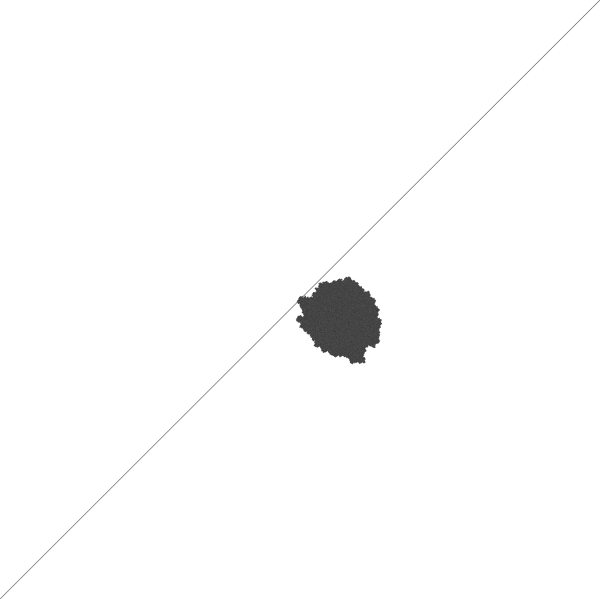
#> input picture turmites/img/10173-2e30.png, 600 x 599 px
$ python roundf.py ../img/10173-2e30.png
#> lines starting #> are read from the running program, lines starting #| are printed output that depends on the picture; after the words box and inside, x2 and y2 are one past the last pixel; in counts of white or black regions, pixels touching at a corner belong together
"""Круглость по любым pgm-файлам (как round.py, но пути явно): R σ(r)/R A/πR² диаг/ось."""
import sys,math
from PIL import Image
import numpy as np
for f in sys.argv[1:]:
    a=np.array(Image.open(f)).astype(float); m=a<128; ys,xs=np.nonzero(m); cy,cx=ys.mean(),xs.mean(); rr=[]
#> after `m = a < 128`:
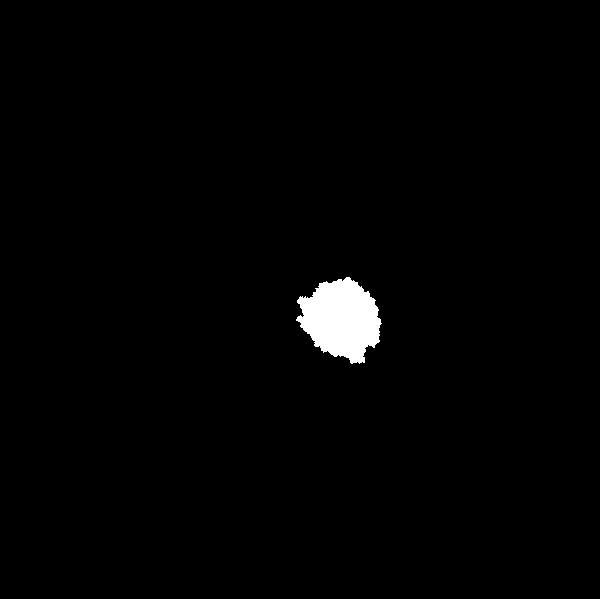
#> m: shape (599, 600) bool; 1.4% white; 1 white region, box (x1, y1, x2, y2) and area: (296, 277, 382, 364) 4970
#> after `ys, xs = np.nonzero(m)`: ys = 4970 values from 277 to 363; xs = 4970 values, max 381 at index 2879, min 296 at index 2465, mean 340.9
#> after `cy, cx = (ys.mean(), xs.mean())`: cy = 318.8; cx = 340.9
    for th in np.linspace(0,2*math.pi,360,endpoint=False):
        dx,dy=math.cos(th),math.sin(th); t=0
        while True:
            x,y=int(cx+dx*t),int(cy+dy*t)
            if not(0<=x<a.shape[1] and 0<=y<a.shape[0]) or not m[y,x]: break
            t+=0.5
        rr.append(t)
#> after the loop, rr = 360 values, max 50.5 at index 62, min 34.5 at index 128, mean 39.81
    rr=np.array(rr); R=rr.mean(); ax=rr[[0,90,180,270]].mean(); dg=rr[[45,135,225,315]].mean()
#> after `R = rr.mean()`: R = 39.81
#> after `ax = rr[[0, 90, 180, 270]].mean()`: ax = 40.5
#> after `dg = rr[[45, 135, 225, 315]].mean()`: dg = 38.62
    print(f.split('/')[-1], 'R=%.0f σ/R=%.3f A/πR²=%.3f диаг/ось=%.3f'%(R,rr.std()/R,m.sum()/(math.pi*R*R),dg/ax))
#| 10173-2e30.png R=40 σ/R=0.080 A/πR²=0.998 диаг/ось=0.954

$ run again, on turmites/img/11113-1e9.png
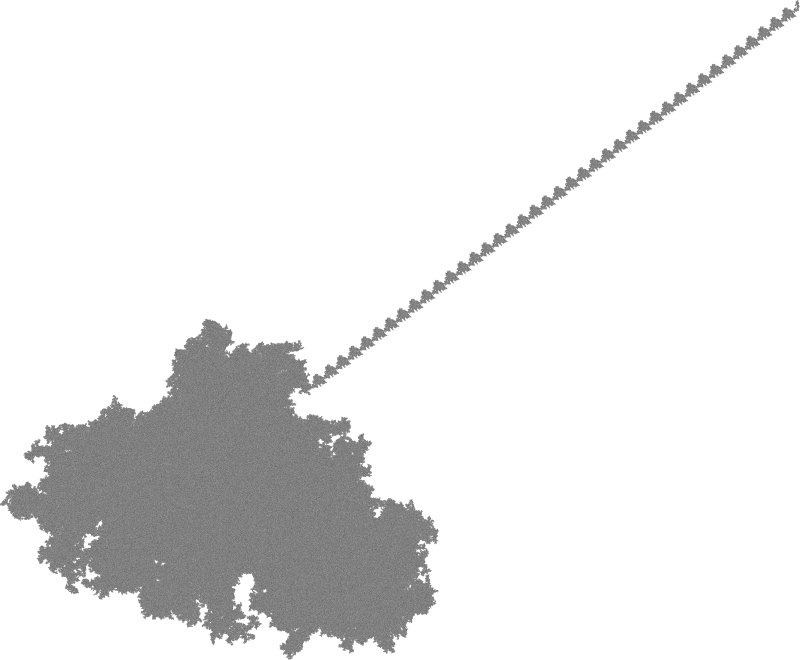
#> input picture turmites/img/11113-1e9.png, 800 x 660 px
#> `m = a < 128`:
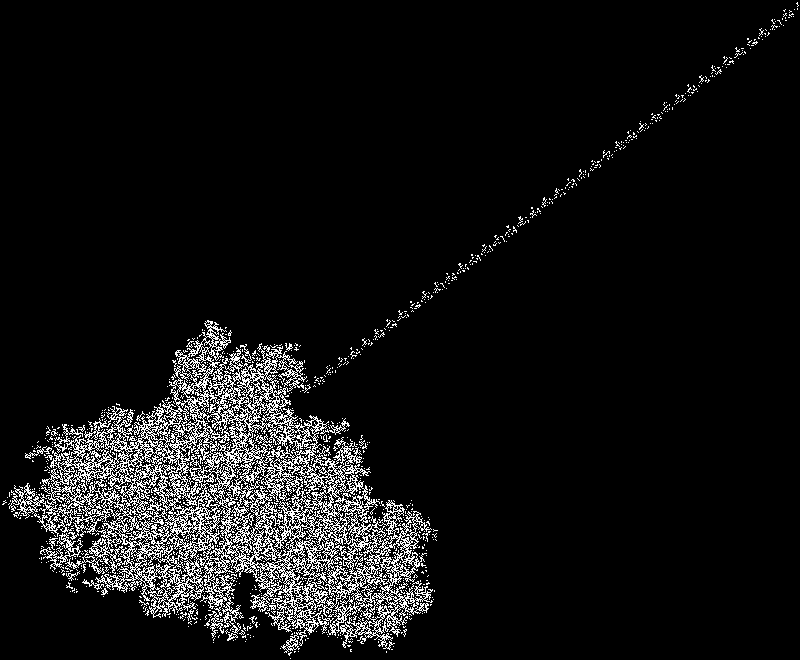
#> m: shape (660, 800) bool; 7.4% white in thin lines or dots
#> cy = 495.2; cx = 241.5
#> after the loop `for th in np.linspace(0,2*math.pi,360,endpoint=False):`: rr = 360 values from 0 to 0
#> R = 0
#| 11113-1e9.png R=0 σ/R=nan A/πR²=inf диаг/ось=nan

$ run again, on turmites/img/11256-1e10.png
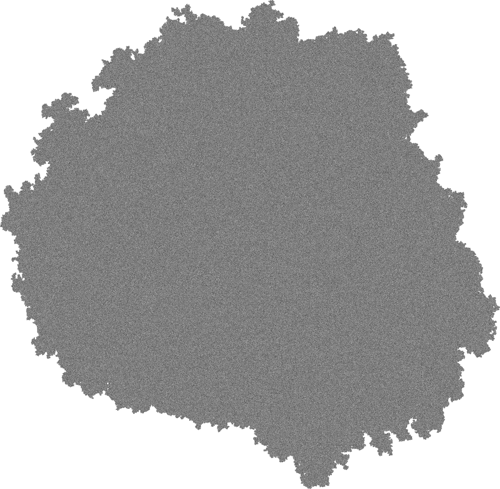
#> input picture turmites/img/11256-1e10.png, 500 x 489 px
#> `m = a < 128`:
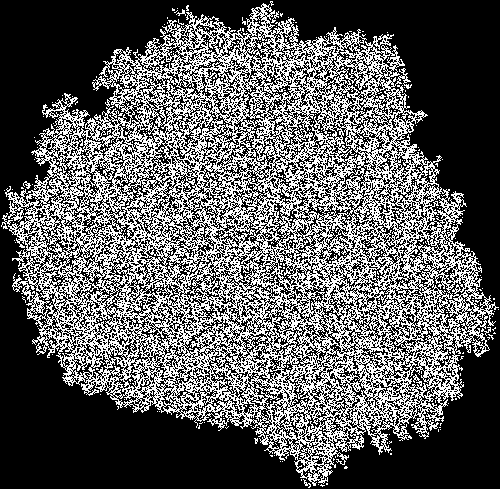
#> m: shape (489, 500) bool; 36.2% white in thin lines or dots
#> cy = 241.5; cx = 252.7
#> after the loop `for th in np.linspace(0,2*math.pi,360,endpoint=False):`: rr = 360 values from 0 to 0
#> R = 0
#| 11256-1e10.png R=0 σ/R=nan A/πR²=inf диаг/ось=nan

$ run again, on turmites/img/2845-2e32.png
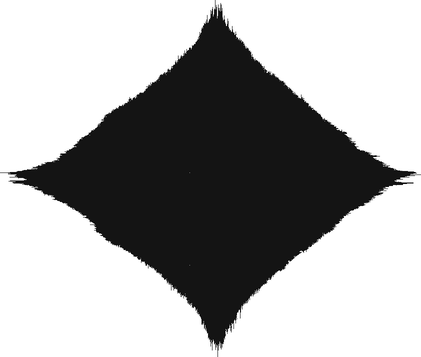
#> input picture turmites/img/2845-2e32.png, 421 x 357 px
#> `m = a < 128`:
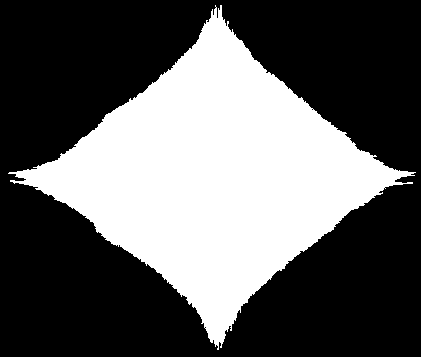
#> m: shape (357, 421) bool; 36.9% white; 1 white region, box (x1, y1, x2, y2) and area: (8, 5, 416, 350) 55448
#> cy = 176; cx = 214.4
#> after the loop `for th in np.linspace(0,2*math.pi,360,endpoint=False):`: rr = 360 values, max 205.5 at index 181, min 110 at index 229, mean 131.5
#> R = 131.5
#> ax = 183.8
#> dg = 113.9
#| 2845-2e32.png R=132 σ/R=0.151 A/πR²=1.020 диаг/ось=0.620
